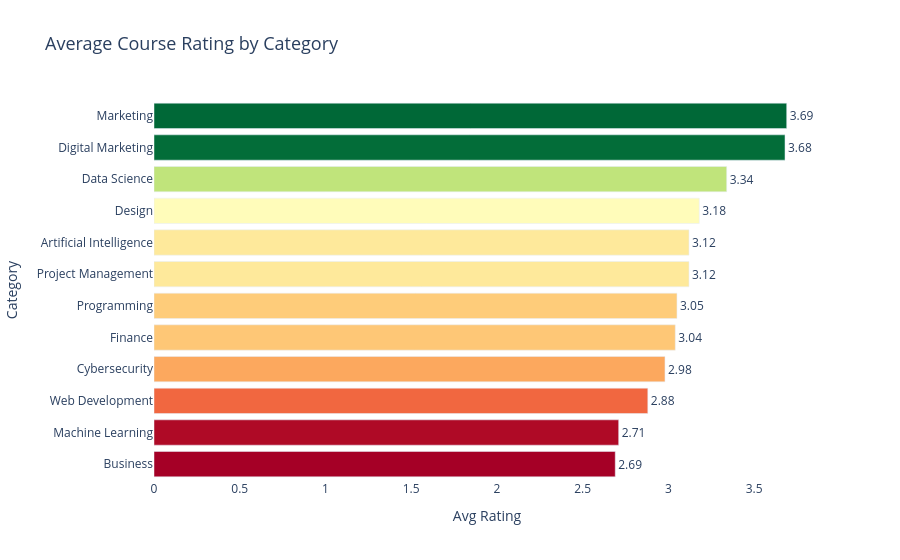

Notebook code cell kept with this figure:
### Code cell
fig4=px.bar(
    category_rating.sort_values("Avg Rating"), 
    x="Avg Rating", 
    y="Category", 
    orientation="h", 
    title="Average Course Rating by Category", 
    color="Avg Rating", 
    color_continuous_scale="RdYlGn", 
    text="Avg Rating"
)

fig4.update_traces(textposition="outside")
fig4.update_layout(
    plot_bgcolor="white", 
    title_font_size=18, 
    coloraxis_showscale=False
)

fig4.show()

### Figure 1 — Plotly figure (JSON) as saved in the notebook; plotly's stock layout.template omitted (floating-point values rounded to 4 significant figures)
{"data": [{"hovertemplate": "Avg Rating=%{marker.color}<br>Category=%{y}<extra></extra>", "legendgroup": "", "marker": {"color": [2.69, 2.71, 2.88, 2.98, 3.04, 3.05, 3.12, 3.12, 3.18, 3.34, 3.68, 3.69], "coloraxis": "coloraxis", "pattern": {"shape": ""}}, "name": "", "orientation": "h", "showlegend": false, "text": [2.69, 2.71, 2.88, 2.98, 3.04, 3.05, 3.12, 3.12, 3.18, 3.34, 3.68, 3.69], "textposition": "outside", "type": "bar", "x": [2.69, 2.71, 2.88, 2.98, 3.04, 3.05, 3.12, 3.12, 3.18, 3.34, 3.68, 3.69], "xaxis": "x", "y": ["Business", "Machine Learning", "Web Development", "Cybersecurity", "Finance", "Programming", "Project Management", "Artificial Intelligence", "Design", "Data Science", "Digital Marketing", "Marketing"], "yaxis": "y"}], "layout": {"barmode": "relative", "coloraxis": {"colorbar": {"title": {"text": "Avg Rating"}}, "colorscale": [[0, "rgb(165,0,38)"], [0.1, "rgb(215,48,39)"], [0.2, "rgb(244,109,67)"], [0.3, "rgb(253,174,97)"], [0.4, "rgb(254,224,139)"], [0.5, "rgb(255,255,191)"], [0.6, "rgb(217,239,139)"], [0.7, "rgb(166,217,106)"], [0.8, "rgb(102,189,99)"], [0.9, "rgb(26,152,80)"], [1, "rgb(0,104,55)"]], "showscale": false}, "legend": {"tracegroupgap": 0}, "plot_bgcolor": "white", "title": {"font": {"size": 18}, "text": "Average Course Rating by Category"}, "xaxis": {"anchor": "y", "domain": [0, 1], "title": {"text": "Avg Rating"}}, "yaxis": {"anchor": "x", "domain": [0, 1], "title": {"text": "Category"}}}}
